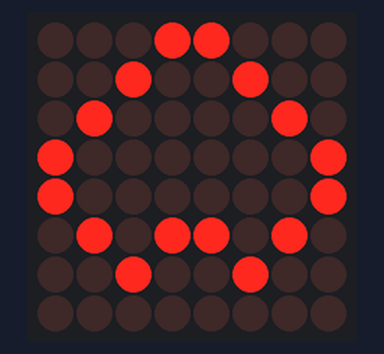
Recording of a sketch running on a simulated Arduino Uno, built with avr-gcc and run on an emulated ATmega328P. Shown: 8×8 LED matrix.

Above: at 0.1 s.

The sketch:

sketch_6.3.EightbyEightSegment2.ino
```cpp
//We always have to include the library
#include "LedControl.h"

/*
 Now we need a LedControl to work with.
 ***** These pin numbers will probably not work with your hardware *****
 pin 12 is connected to the DataIn
 pin 11 is connected to the CLK
 pin 10 is connected to LOAD
 We have only a single MAX72XX.
 */
LedControl lc=LedControl(2,4,3,1);

/* we always wait a bit between updates of the display */
unsigned long delaytime=100;

void setup() {
  /*
   The MAX72XX is in power-saving mode on startup,
   we have to do a wakeup call
   */
  lc.shutdown(0,false);
  /* Set the brightness to a medium values */
  lc.setIntensity(0,8);
  /* and clear the display */
  lc.clearDisplay(0);

  lc.setRow(0,0,B00011000);
  lc.setRow(0,1,B00100100);
  lc.setRow(0,2,B01000010);
  lc.setRow(0,3,B10000001);
  lc.setRow(0,4,B10000001);
  lc.setRow(0,5,B01011010);
  lc.setRow(0,6,B00100100);

}


void loop() {
}
```
